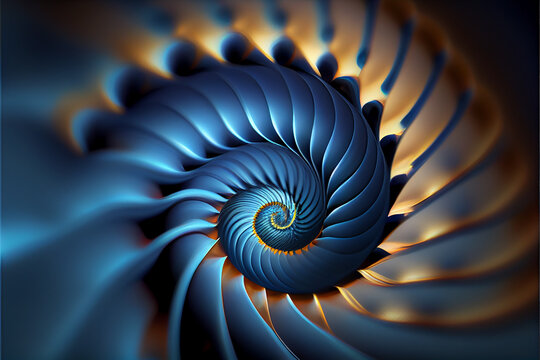
#> input picture images/fibjpg.jpg, 540 x 360 px
$ python contornos.py ../../images/fibjpg.jpg
#> lines starting #> are read from the running program, lines starting #| are printed output that depends on the picture; after the words box and inside, x2 and y2 are one past the last pixel; in counts of white or black regions, pixels touching at a corner belong together
import cv2
import sys

def main(image_path):
    # Carrega a imagem em escala de cinza
#> called with image_path = '../../images/fibjpg.jpg'
    image = cv2.imread(image_path, cv2.IMREAD_GRAYSCALE)
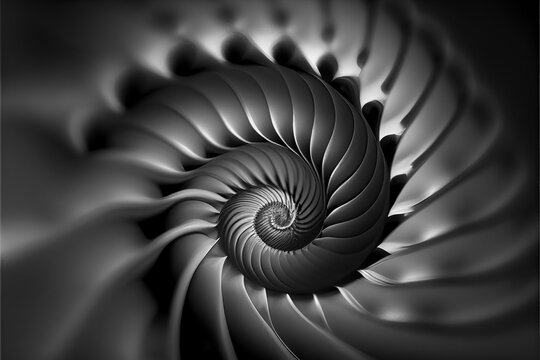
#> image: shape (360, 540); min 0, max 255, mean 61.9

    if image is None:
        print(f"Não abriu {image_path}.")
        return

    # Aplica o limiar Otsu
    _, binary_image = cv2.threshold(image, 1, 255, cv2.THRESH_BINARY + cv2.THRESH_OTSU)
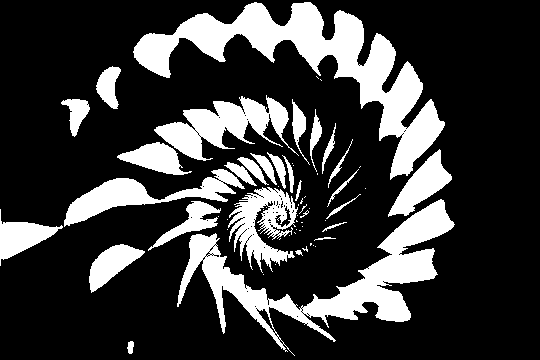
#> binary_image: shape (360, 540); 23.2% white; 63 white regions (34 under 20 px)

    # Encontra os contornos
    contours, _ = cv2.findContours(binary_image, cv2.RETR_EXTERNAL, cv2.CHAIN_APPROX_NONE)
#> contours = 63 contours, 37 with area under 20; largest, box (x1, y1, x2, y2) and area: (133, 2, 445, 180) 13204, (177, 199, 455, 356) 9790, (154, 95, 299, 161) 3808, (64, 169, 245, 227) 2978, (228, 187, 298, 273) 2795

    # Converte a imagem para BGR
    color_image = cv2.cvtColor(binary_image, cv2.COLOR_GRAY2BGR)
#> color_image: shape (360, 540, 3); 23.2% white; 63 white regions (34 under 20 px), largest, box (x1, y1, x2, y2) and area: (133, 2, 445, 180) 13794, (177, 199, 455, 356) 10283, (154, 95, 299, 161) 4112

    # Cria e escreve no arquivo SVG
    svg_path = "contornos.svg"
    with open(svg_path, 'w') as file:
        file.write(f'<svg height="{image.shape[0]}" width="{image.shape[1]}" xmlns="http://www.w3.org/2000/svg">\n')
        for contour in contours:
            if len(contour) > 0:
                file.write(f'<path d="M {contour[0][0][0]} {contour[0][0][1]} ')
                for point in contour[1:]:
                    file.write(f'L {point[0][0]} {point[0][1]} ')
                file.write('Z" fill="none" stroke="black" stroke-width="1"/>\n')
#> this loop made 63 passes
#> contour on passes 2, 3, 5, 7, 10, 12, 13, 14, 15, 16, 17, 19: [[263, 274]], [[275, 264]], [[315, 246]], [[313, 245]], [[280, 238], [279, 239]], [[289, 235]], [[294, 232], [295, 233]], [[299, 230], [300, 230]], [[296, 229]], [[227, 229]], [[302, 226]], [[301, 222], [302, 222]]
        file.write('</svg>\n')

    # Desenha os contornos na imagem
    cv2.drawContours(color_image, contours, -1, (0, 0, 255), 1)
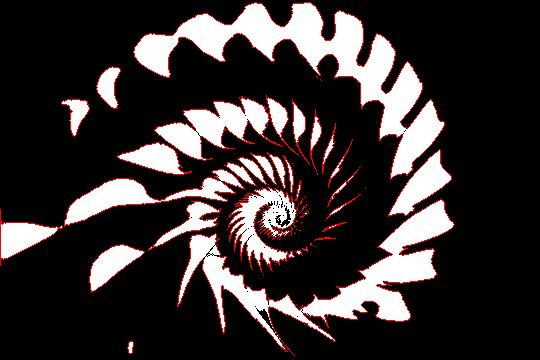
#> color_image: shape (360, 540, 3); mean B, G, R 50.4, 50.4, 59

    # Mostra a imagem
    cv2.imshow('Imagem', color_image)
    cv2.waitKey(0)
    cv2.destroyAllWindows()

    # Imprime o número de pontos gerados para cada contorno
    for i, contour in enumerate(contours):
        print(f"Contorno {i + 1}: {len(contour)} pontos")

if __name__ == "__main__":
    if len(sys.argv) != 2:
        print("Uso: python contornos.py <caminho/para/sua/imagem>")
    else:
        main(sys.argv[1])

$ run again, on images/f.png
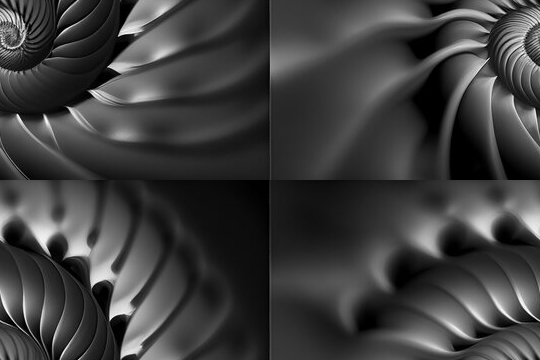
#> input picture images/f.png, 540 x 360 px
#> in main, image is the input picture: shape (360, 540); min 0, max 255, mean 61.9
#> in main, `_, binary_image = cv2.threshold(image, 1, 255, cv2.THRESH_BINARY + cv2..`:
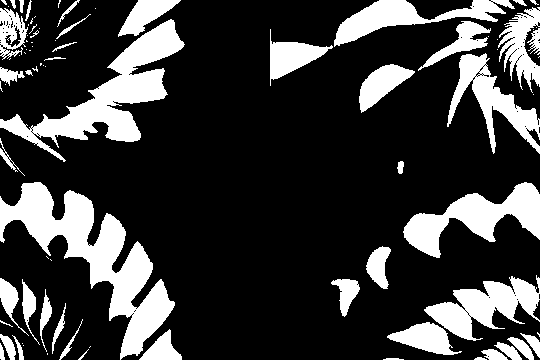
#> binary_image: shape (360, 540); 23.2% white; 87 white regions (40 under 20 px)
#> contours = 87 contours, 49 with area under 20; largest, box (x1, y1, x2, y2) and area: (0, 182, 175, 360) 9048, (0, 19, 185, 162) 6707, (403, 182, 540, 258) 4112, (424, 275, 540, 341) 3348, (447, 53, 540, 154) 2834
#> the loop in main, `for contour in contours:` made 87 passes
#> contour on passes 3, 6, 7, 8, 26, 27, 33, 34: [[47, 353], [47, 354]], [[90, 346], [89, 347]], [[23, 345]], [[22, 343]], [[50, 259], [51, 260]], [[46, 256], [47, 257], [48, 258], [47, 257]], [[533, 94]], [[5, 84]]
#> in main, `cv2.drawContours(color_image, contours, -1, (0, 0, 255), 1)`:
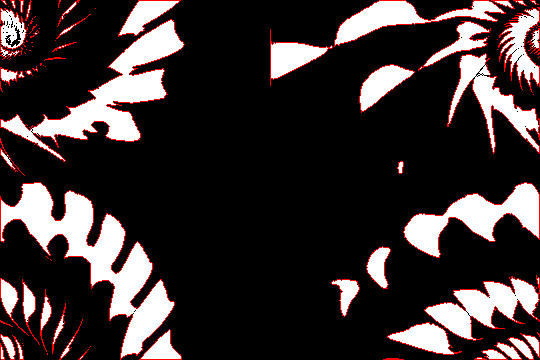
#> color_image: shape (360, 540, 3); mean B, G, R 49.7, 49.7, 59
#> the loop in main, `for i, contour in enumerate(contours):` made 87 passes
#> (printed output is left out)

$ run again, on images/senoide-256.png
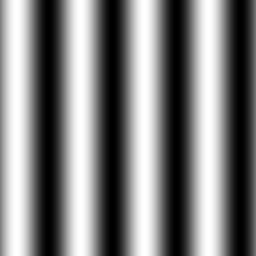
#> input picture images/senoide-256.png, 256 x 256 px
#> in main, image is the input picture: shape (256, 256); min 0, max 255, mean 127
#> in main, `_, binary_image = cv2.threshold(image, 1, 255, cv2.THRESH_BINARY + cv2..`:
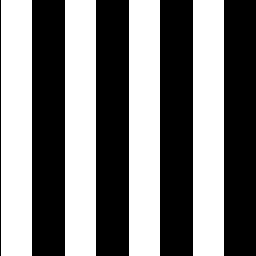
#> binary_image: shape (256, 256); 48.4% white; 4 white regions
#> contours = 4 contours; box (x1, y1, x2, y2) and area: (193, 0, 224, 256) 7650, (129, 0, 160, 256) 7650, (65, 0, 96, 256) 7650, (1, 0, 32, 256) 7650
#> the loop in main, `for contour in contours:` made 4 passes
#> in main, `cv2.drawContours(color_image, contours, -1, (0, 0, 255), 1)`:
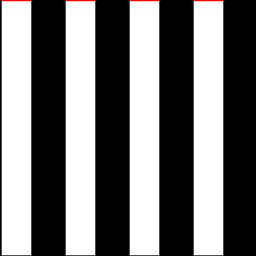
#> color_image: shape (256, 256, 3); mean B, G, R 114.6, 114.6, 123.5
#> the loop in main, `for i, contour in enumerate(contours):` made 4 passes
#| Contorno 1: 570 pontos
#| Contorno 2: 570 pontos
#| Contorno 3: 570 pontos
#| Contorno 4: 570 pontos
